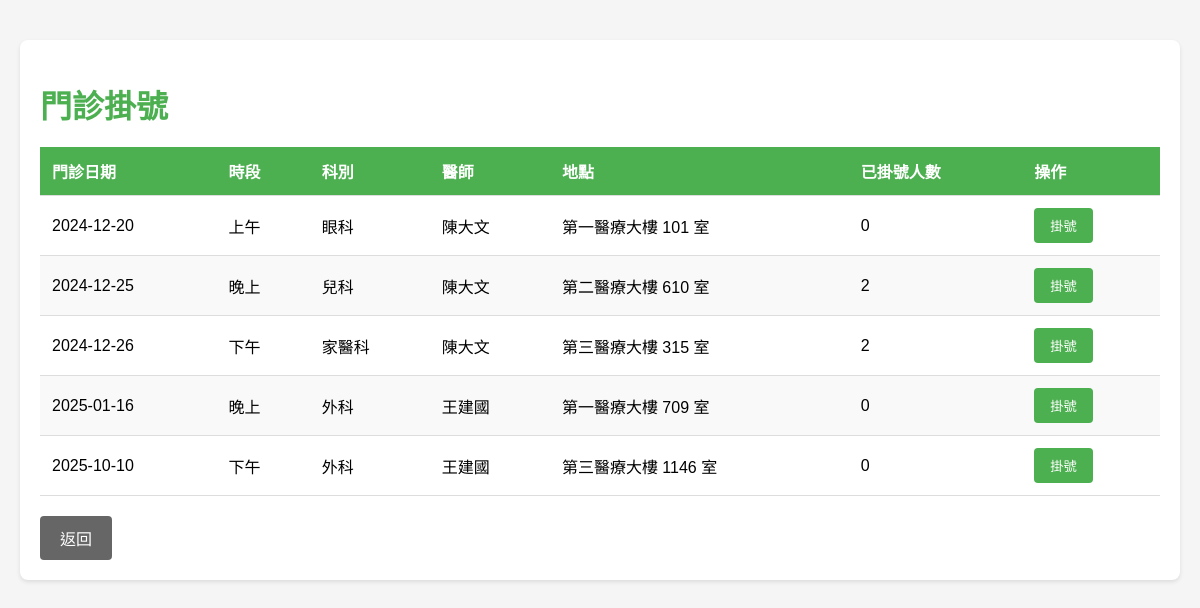
Screenshot of /php/patient/appointment_book.php (signed in) with the database file from the repository.
### tables this page shows
CREATE TABLE `clinic` (
  `clinic_id` char(7) NOT NULL,
  `clinic_date` date NOT NULL,
  `period` enum('morning','afternoon','evening') NOT NULL,
  `department_id` char(7) NOT NULL,
  `location` varchar(100) DEFAULT NULL,
  `doctor_id` char(7) NOT NULL
);

CREATE TABLE `department` (
  `department_id` char(7) NOT NULL,
  `department_name` varchar(50) NOT NULL
);

### php/patient/appointment_book.php (the view, shortened to what this page needs)
<?php
require_once '../common/db_conn.php';
try {
    $stmt = $db->prepare("
        SELECT
            c.clinic_id,
            c.clinic_date,
            c.period,
            c.location,
            d.department_name,
            CONCAT(p.last_name, p.first_name) as doctor_name,
            COUNT(a.appointment_id) as current_appointments
        FROM clinic c
        JOIN department d ON c.department_id = d.department_id
        JOIN staff s ON c.doctor_id = s.person_id
        JOIN person p ON s.person_id = p.person_id
        LEFT JOIN appointment a ON c.clinic_id = a.clinic_id
        GROUP BY c.clinic_id
        ORDER BY c.clinic_date ASC,
                 FIELD(c.period, 'morning', 'afternoon', 'evening')
    ");
    $stmt->execute();
    $clinics = $stmt->fetchAll();
    $stmt_check = $db->prepare("
        SELECT clinic_id
        FROM appointment
        WHERE patient_id = ?
    ");
    $stmt_check->execute([$_SESSION['user_id']]);
    $existing_appointments = $stmt_check->fetchAll(PDO::FETCH_COLUMN);
} catch (PDOException $e) {
    $error_message = "系統錯誤，請稍後再試";
}
function getPeriodText($period) {
    switch ($period) {
        case 'morning': return '上午';
        case 'afternoon': return '下午';
        case 'evening': return '晚上';
    }
}
?>
<!DOCTYPE html>
<html lang="zh-Hant">
<head>
    <link rel="stylesheet" href="asset/appointment_book.css">
</head>
<body>
    <div class="container">
        <h1>門診掛號</h1>
        <?php if (empty($clinics)): ?>
            <p>目前沒有可掛號的門診</p>
        <?php else: ?>
            <table>
                <thead>
                    <tr>
                        <th>門診日期</th>
                        <th>時段</th>
                        <th>科別</th>
                        <th>醫師</th>
                        <th>地點</th>
                        <th>已掛號人數</th>
                        <th>操作</th>
                    </tr>
                </thead>
                <tbody>
                    <?php foreach ($clinics as $clinic): ?>
                        <tr>
                            <td><?php echo htmlspecialchars($clinic['clinic_date']); ?></td>
                            <td><?php echo htmlspecialchars(getPeriodText($clinic['period'])); ?></td>
                            <td><?php echo htmlspecialchars($clinic['department_name']); ?></td>
                            <td><?php echo htmlspecialchars($clinic['doctor_name']); ?></td>
                            <td><?php echo htmlspecialchars($clinic['location']); ?></td>
                            <td><?php echo htmlspecialchars($clinic['current_appointments']); ?></td>
                            <td>
                                <form method="post" style="display: inline;">
                                    <button type="submit" class="book-btn"
                                        <?php echo in_array($clinic['clinic_id'], $existing_appointments) ? 'disabled' : ''; ?>>
                                        <?php
                                        if (in_array($clinic['clinic_id'], $existing_appointments)) {
                                            echo '已掛號';
                                        } else {
                                            echo '掛號';
                                        }
                                        ?>
                                    </button>
                                </form>
                            </td>
                        </tr>
                    <?php endforeach; ?>
                </tbody>
            </table>
        <?php endif; ?>
        <a href="patient_dashboard.php" class="back-btn">返回</a>
    </div>
</body>
</html>

### php/patient/asset/appointment_book.css (style rules this page uses)
body { font-family: Arial, sans-serif; max-width: 1200px; margin: 20px auto; padding: 20px; background-color: #f5f5f5; }
.container { background: white; padding: 20px; border-radius: 8px; box-shadow: 0 2px 4px rgba(0, 0, 0, 0.1); }
h1 { color: #4CAF50; margin-bottom: 20px; }
table { width: 100%; border-collapse: collapse; margin-top: 20px; }
th, td { padding: 12px; text-align: left; border-bottom: 1px solid #ddd; }
th { background-color: #4CAF50; color: white; }
tr:nth-child(even) { background-color: #f9f9f9; }
.book-btn { padding: 8px 16px; background-color: #4CAF50; color: white; border: none; border-radius: 4px; cursor: pointer; }
.back-btn { padding: 10px 20px; background-color: #666; color: white; border: none; border-radius: 4px; cursor: pointer; text-decoration: none; display: inline-block; margin-top: 20px; }

### rows the page displays
clinic: clinic_date "2024-12-20", period "上午", department.department_name "眼科", doctor_name "陳大文", location "第一醫療大樓 101 室", current_appointments "0", shows "掛號"
clinic: clinic_date "2024-12-25", period "晚上", department.department_name "兒科", doctor_name "陳大文", location "第二醫療大樓 610 室", current_appointments "2", shows "掛號"
clinic: clinic_date "2024-12-26", period "下午", department.department_name "家醫科", doctor_name "陳大文", location "第三醫療大樓 315 室", current_appointments "2", shows "掛號"
clinic: clinic_date "2025-01-16", period "晚上", department.department_name "外科", doctor_name "王建國", location "第一醫療大樓 709 室", current_appointments "0", shows "掛號"
clinic: clinic_date "2025-10-10", period "下午", department.department_name "外科", doctor_name "王建國", location "第三醫療大樓 1146 室", current_appointments "0", shows "掛號"
